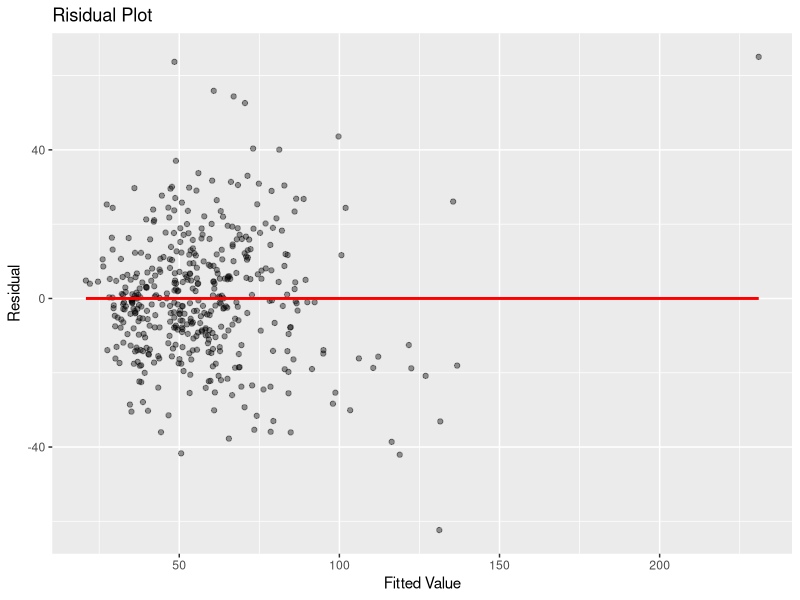
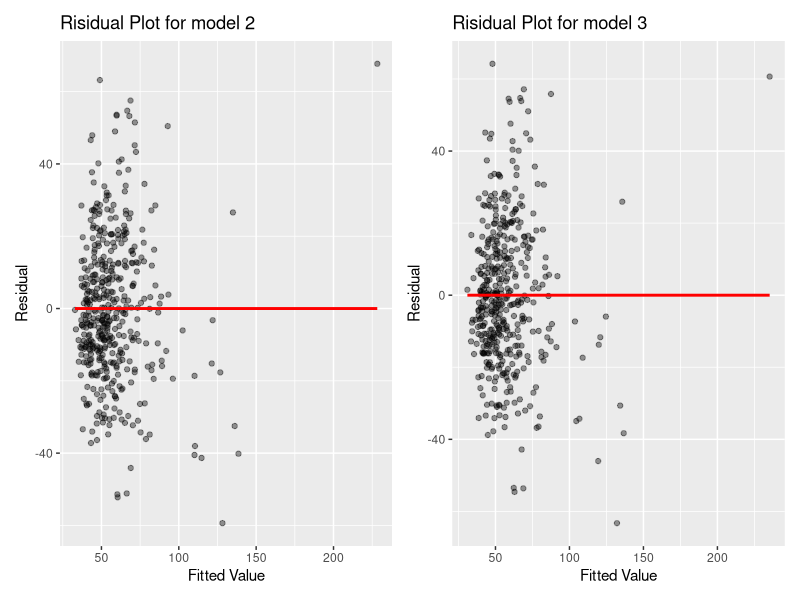
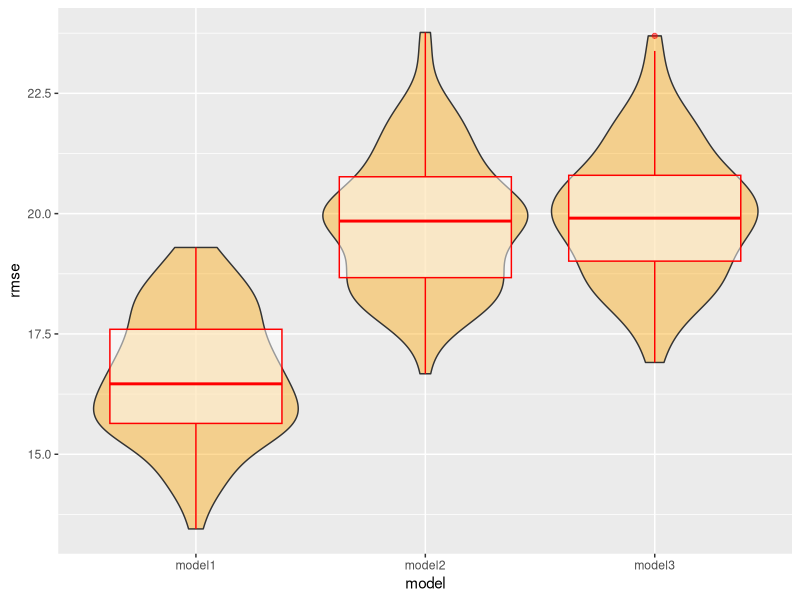

The R source for these figures, in order:
## ---- chunk 1
library(tidyverse)
library(modelr)
library(patchwork)
# library(GGally)

cdi = read.csv("./data/cdi.csv")
## ---- chunk 2
# Create a new variable called crm_1000, which is the crime rate per 1000 population in each county in year 1990, and another variable poparea which is the population density per square mile. Also change the number of doctors and beds into doctors and beds per 1000 population.

cdi = 
  cdi %>% 
  mutate(
    # crm_1000 is already generated in Xiao's part
    crm_1000 = crimes/pop * 1000,
    poparea = pop/area,
    docs = docs/pop * 1000,
    beds = beds/pop * 1000,
    region = as.factor(region)
  ) %>% 
  select(-id,-cty,-state,-crimes)
## ---- chunk 3
# Use step-wise regression to try to find an initial mlr model
mult.fit = lm(crm_1000 ~ ., data = cdi)
step(mult.fit, direction = "backward")
## ---- chunk 4
model1 = lm(crm_1000 ~ pop + pop18 + beds + hsgrad + bagrad + poverty + pcincome + totalinc + poparea + region, data = cdi)

broom::tidy(model1) %>% 
  knitr::kable()
## ---- chunk 5
cdi %>% 
  add_predictions(model1) %>% 
  add_residuals(model1) %>% 
  ggplot(aes(x = pred, y = resid)) +
  geom_point(alpha = 0.4) + 
  geom_smooth(se = F, color = "red", method = "lm") +
  labs(title = "Risidual Plot",
       x = "Fitted Value", 
       y = "Residual")
## ---- chunk 6
model2 = lm(crm_1000 ~ pop18 + beds + hsgrad + poverty + unemp + pcincome + poparea, data = cdi)

broom::tidy(model2) %>% 
  knitr::kable()
## ---- chunk 7
model3 = lm(crm_1000 ~ pop18 + beds + poverty + unemp + poparea, data = cdi)

broom::tidy(model3) %>% 
  knitr::kable()
## ---- chunk 8
res2 = 
  cdi %>% 
  add_predictions(model2) %>% 
  add_residuals(model2) %>% 
  ggplot(aes(x = pred, y = resid)) +
  geom_point(alpha = 0.4) + 
  geom_smooth(se = F, color = "red", method = "lm") +
  labs(title = "Risidual Plot for model 2",
       x = "Fitted Value", 
       y = "Residual")

res3 = 
  cdi %>% 
  add_predictions(model3) %>% 
  add_residuals(model3) %>% 
  ggplot(aes(x = pred, y = resid)) +
  geom_point(alpha = 0.4) + 
  geom_smooth(se = F, color = "red", method = "lm") +
  labs(title = "Risidual Plot for model 3",
       x = "Fitted Value", 
       y = "Residual")

res2 + res3
## ---- chunk 9
cv = crossv_mc(cdi, 100) %>% 
    mutate(
    train = map(train, as_tibble),
    test = map(test, as_tibble)
  ) %>% 
  mutate(
    model_1 = map(train, ~lm(crm_1000 ~ pop + pop18 + beds + hsgrad + bagrad + poverty + pcincome + totalinc + poparea + region, data = cdi)),
    model_2 = map(train, ~lm(crm_1000 ~ pop18 + beds + hsgrad + poverty + unemp + pcincome + poparea, data = cdi)),
    model_3 = map(train, ~lm(crm_1000 ~ pop18 + beds + poverty + unemp + poparea, data = cdi))) %>% 
  mutate(
    rmse_model1 = map2_dbl(model_1, test, ~rmse(model = .x, data = .y)),
    rmse_model2 = map2_dbl(model_2, test, ~rmse(model = .x, data = .y)),
    rmse_model3 = map2_dbl(model_3, test, ~rmse(model = .x, data = .y))
    )

cv %>% 
  select(starts_with("rmse")) %>% 
  pivot_longer(
    everything(),
    names_to = "model",
    values_to = "rmse",
    names_prefix = "rmse_" 
  ) %>% 
  ggplot(aes(x = model, y = rmse)) +  geom_violin(fill = "orange",alpha = 0.4) +
  geom_boxplot(alpha = 0.5, color = "red") 

